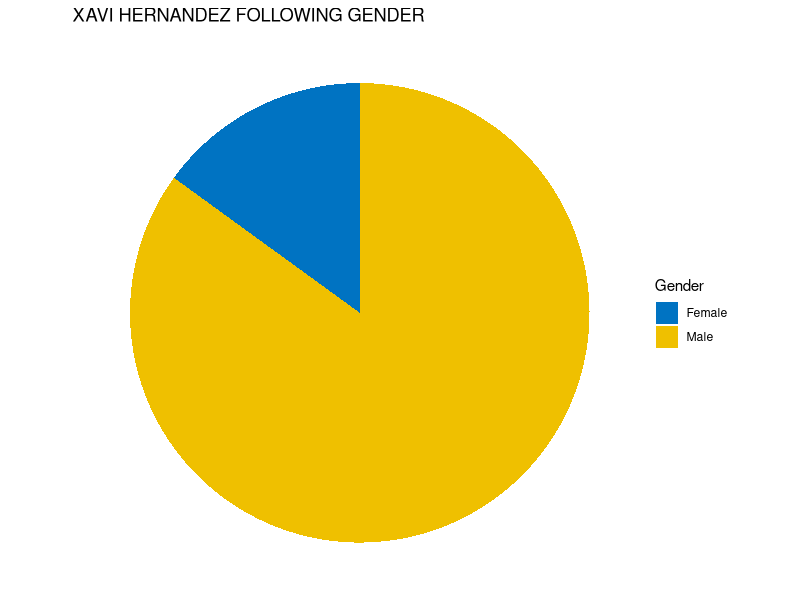
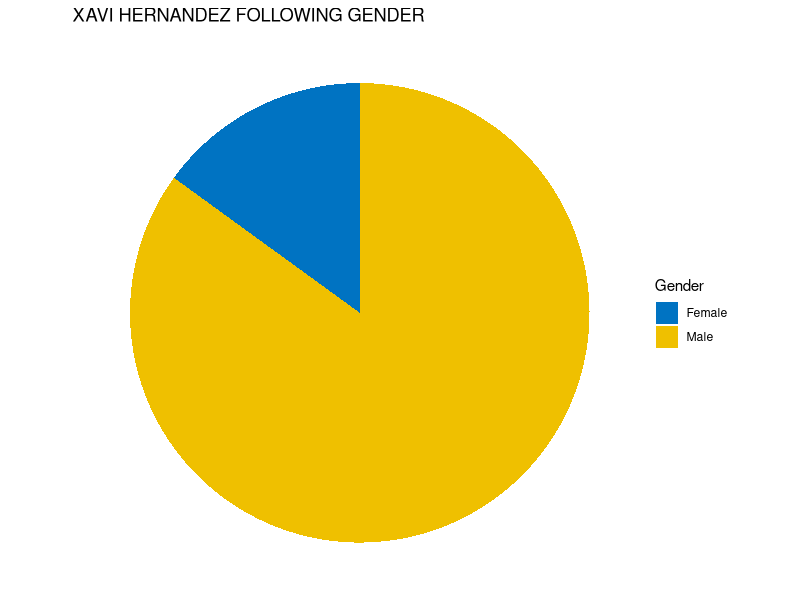

Here is the R script that generated these plots, in order:
# Load the ggplot2 library for plotting
library(ggplot2)

# Data for Xavi Hernandez's following gender distribution
# Replace 85 and 15 with the actual counts or percentages you have
data_xavi <- data.frame(
  Gender = c("Male", "Female"),
  Count = c(85, 15)
)

# Create the pie chart
ggplot(data_xavi, aes(x = "", y = Count, fill = Gender)) +
  geom_bar(stat = "identity", width = 1) +
  coord_polar("y", start = 0) +
  theme_void() +
  scale_fill_manual(values = c("#0073C2FF", "#EFC000FF")) + # Specify the colors for the chart
  labs(title = "XAVI HERNANDEZ FOLLOWING GENDER")

# Save the pie chart to a file
ggsave("xavi_hernandez_pie_chart.png", plot = last_plot(), width = 10, height = 8, units = "in")
